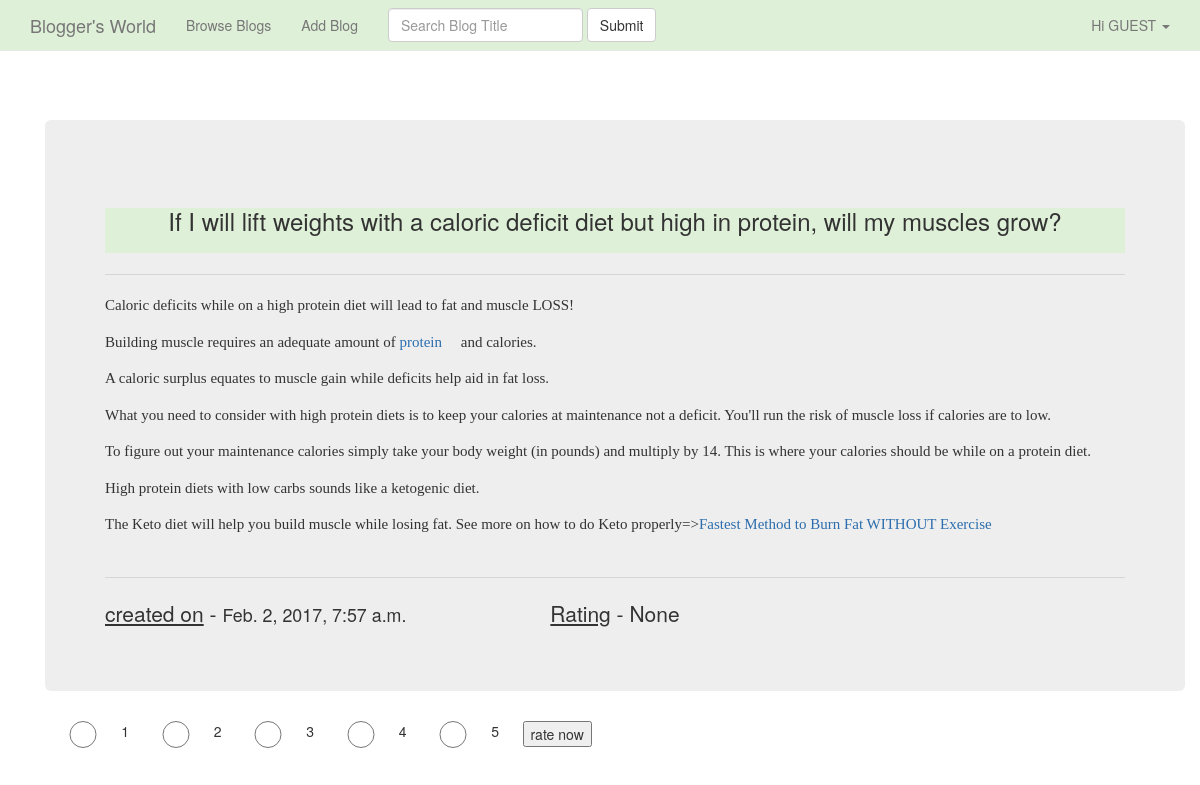
The app's page /blog/view_one/13 with its own data.
### blog/models.py (models this page shows, shortened)
class Blog(models.Model):
    author = models.ForeignKey(User, on_delete=models.CASCADE)
    title = models.CharField(max_length=150)
    content = tinymce_models.HTMLField()
    created_on = models.DateTimeField()

### blog/views.py (the view)
# urls.py: url(r'^view_one/(?P<pk>\d+)', DetailBlog.as_view(), name='single_blog'),
class DetailBlog(DetailView) :
    template_name = 'blog/view_single_blog.html'
    def get_queryset(self, **kwargs):
        queryset = Blog.objects.filter(pk=self.kwargs['pk'])
        return queryset
    def get_context_data(self, **kwargs):
        context = super(DetailBlog, self).get_context_data(**kwargs)
        obj = Blog.objects.get(pk=self.kwargs['pk'])
        rating = Rating.objects.filter(blog_name__title=obj.title)
        context['rating'] = rating.aggregate(Avg('rating'))
        return context

### templates/blog/view_single_blog.html (shortened to what this page needs)
{% extends 'base.html' %}
{% block contents %}
    <div class="container">
        <div class="jumbotron " style="margin-top:50px;">
                <div class="content-header bg-success text-center page-header">
                    <h3>{{ object.title | capfirst }}</h3>
                </div>
                <hr>
                <div class="content" style="width:100%; overflow:hidden;">
                    {{ object.content | safe }}
                </div>
                <hr>
        <div class="row">
            <div class="bg-success">
                <p class="col-md-4 text-left text"><u>created on</u> - <small>{{ object.created_on }}</small></p>
                <p class="col-md-4 text-center "><u>Rating</u> - {{ rating.rating__avg }}</p>
            </div>
        </div>
    </div>
    <div class="container">
        <div class="row">
            <form class="form-horizontal col-md-6">
                <input type="radio" name="rating" value="1" class="col-md-1 checkbox"/><span class="col-md-1">1</span>
                <input type="radio" name="rating" value="2" class="col-md-1 checkbox"/><span class="col-md-1">2</span>
                <input type="radio" name="rating" value="3" class="col-md-1 checkbox"/><span class="col-md-1">3</span>
                <input type="radio" name="rating" value="4" class="col-md-1 checkbox"/><span class="col-md-1">4</span>
                <input type="radio" name="rating" value="5" class="col-md-1 checkbox"/><span class="col-md-1">5</span>
                <input type="button" id="submitButton" value="rate now" />
            </form>
        </div>
    </div>
{% endblock contents %}

### records on screen
Blog: title "If I will lift weights with a caloric deficit diet but high in protein, will my muscles grow?", content "Caloric deficits while on a high protein diet will lead to fat and muscle LOSS! Building muscle requires an adequate amount of protein and calories. A caloric surplus equates to muscle gain while deficits help aid in fat loss. What you need to consider with high protein diets is to keep your calories at maintenance not a deficit. You'll run the risk of muscle loss if calories are to low. To figure out your maintenance calories simply take your body weight (in pounds) and multiply by 14. This is where your calories should be while on a protein diet. High protein diets with low carbs sounds like a ketogenic diet. The Keto diet will help you build muscle while losing fat. See more on how to do…", created_on "Feb. 2, 2017, 7:57 a.m."

### other values on screen
{{ rating.rating__avg }} "None"
